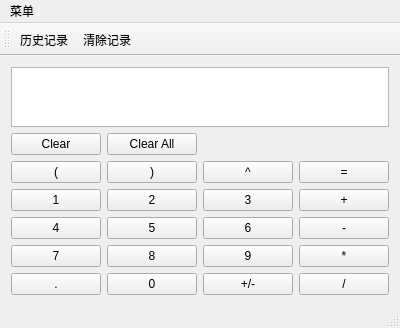
<?xml version="1.0" encoding="UTF-8"?>
<ui version="4.0">
 <class>MainWindow</class>
 <widget class="QMainWindow" name="MainWindow">
  <property name="geometry">
   <rect>
    <x>0</x>
    <y>0</y>
    <width>400</width>
    <height>328</height>
   </rect>
  </property>
  <property name="minimumSize">
   <size>
    <width>400</width>
    <height>300</height>
   </size>
  </property>
  <property name="maximumSize">
   <size>
    <width>400</width>
    <height>330</height>
   </size>
  </property>
  <property name="windowTitle">
   <string>计算器</string>
  </property>
  <widget class="QWidget" name="centralWidget">
   <layout class="QGridLayout" name="gridLayout">
    <item row="0" column="0" colspan="4">
     <widget class="QTextEdit" name="textEdit">
      <property name="readOnly">
       <bool>true</bool>
      </property>
     </widget>
    </item>
    <item row="1" column="0">
     <widget class="QPushButton" name="clearBtn">
      <property name="text">
       <string>Clear</string>
      </property>
     </widget>
    </item>
    <item row="1" column="1">
     <widget class="QPushButton" name="clearAllBtn">
      <property name="text">
       <string>Clear All</string>
      </property>
     </widget>
    </item>
    <item row="2" column="0">
     <widget class="QPushButton" name="leftBracketBtn">
      <property name="sizePolicy">
       <sizepolicy hsizetype="Minimum" vsizetype="Minimum">
        <horstretch>0</horstretch>
        <verstretch>0</verstretch>
       </sizepolicy>
      </property>
      <property name="text">
       <string>(</string>
      </property>
     </widget>
    </item>
    <item row="2" column="1">
     <widget class="QPushButton" name="rightBracketBtn">
      <property name="text">
       <string>)</string>
      </property>
     </widget>
    </item>
    <item row="2" column="2">
     <widget class="QPushButton" name="powBtn">
      <property name="text">
       <string>^</string>
      </property>
     </widget>
    </item>
    <item row="2" column="3">
     <widget class="QPushButton" name="equalBtn">
      <property name="sizePolicy">
       <sizepolicy hsizetype="Minimum" vsizetype="Minimum">
        <horstretch>0</horstretch>
        <verstretch>0</verstretch>
       </sizepolicy>
      </property>
      <property name="text">
       <string>=</string>
      </property>
     </widget>
    </item>
    <item row="3" column="0">
     <widget class="QPushButton" name="digitBtn1">
      <property name="sizePolicy">
       <sizepolicy hsizetype="Minimum" vsizetype="Minimum">
        <horstretch>0</horstretch>
        <verstretch>0</verstretch>
       </sizepolicy>
      </property>
      <property name="text">
       <string>1</string>
      </property>
     </widget>
    </item>
    <item row="3" column="1">
     <widget class="QPushButton" name="digitBtn2">
      <property name="text">
       <string>2</string>
      </property>
     </widget>
    </item>
    <item row="3" column="2">
     <widget class="QPushButton" name="digitBtn3">
      <property name="text">
       <string>3</string>
      </property>
     </widget>
    </item>
    <item row="3" column="3">
     <widget class="QPushButton" name="addBtn">
      <property name="text">
       <string>+</string>
      </property>
     </widget>
    </item>
    <item row="4" column="0">
     <widget class="QPushButton" name="digitBtn4">
      <property name="text">
       <string>4</string>
      </property>
     </widget>
    </item>
    <item row="4" column="1">
     <widget class="QPushButton" name="digitBtn5">
      <property name="text">
       <string>5</string>
      </property>
     </widget>
    </item>
    <item row="4" column="2">
     <widget class="QPushButton" name="digitBtn6">
      <property name="text">
       <string>6</string>
      </property>
     </widget>
    </item>
    <item row="4" column="3">
     <widget class="QPushButton" name="subtractionBtn">
      <property name="text">
       <string>-</string>
      </property>
     </widget>
    </item>
    <item row="5" column="0">
     <widget class="QPushButton" name="digitBtn7">
      <property name="text">
       <string>7</string>
      </property>
     </widget>
    </item>
    <item row="5" column="1">
     <widget class="QPushButton" name="digitBtn8">
      <property name="text">
       <string>8</string>
      </property>
     </widget>
    </item>
    <item row="5" column="2">
     <widget class="QPushButton" name="digitBtn9">
      <property name="text">
       <string>9</string>
      </property>
     </widget>
    </item>
    <item row="5" column="3">
     <widget class="QPushButton" name="multiplicationBtn">
      <property name="text">
       <string>*</string>
      </property>
     </widget>
    </item>
    <item row="6" column="0">
     <widget class="QPushButton" name="pointBtn">
      <property name="text">
       <string>.</string>
      </property>
     </widget>
    </item>
    <item row="6" column="1">
     <widget class="QPushButton" name="digitBtn0">
      <property name="text">
       <string>0</string>
      </property>
     </widget>
    </item>
    <item row="6" column="2">
     <widget class="QPushButton" name="signBtn">
      <property name="text">
       <string>+/-</string>
      </property>
     </widget>
    </item>
    <item row="6" column="3">
     <widget class="QPushButton" name="divisionBtn">
      <property name="text">
       <string>/</string>
      </property>
     </widget>
    </item>
   </layout>
  </widget>
  <widget class="QMenuBar" name="menuBar">
   <property name="geometry">
    <rect>
     <x>0</x>
     <y>0</y>
     <width>400</width>
     <height>23</height>
    </rect>
   </property>
   <widget class="QMenu" name="menu">
    <property name="title">
     <string>菜单</string>
    </property>
    <addaction name="action"/>
    <addaction name="action_2"/>
    <addaction name="action_3"/>
   </widget>
   <addaction name="menu"/>
  </widget>
  <widget class="QToolBar" name="mainToolBar">
   <property name="windowTitle">
    <string>计算器</string>
   </property>
   <attribute name="toolBarArea">
    <enum>TopToolBarArea</enum>
   </attribute>
   <attribute name="toolBarBreak">
    <bool>false</bool>
   </attribute>
   <addaction name="action_2"/>
   <addaction name="action_3"/>
  </widget>
  <widget class="QStatusBar" name="statusBar"/>
  <action name="action_3">
   <property name="text">
    <string>清除记录</string>
   </property>
  </action>
  <action name="action_2">
   <property name="text">
    <string>历史记录</string>
   </property>
  </action>
  <action name="action">
   <property name="text">
    <string>粘贴</string>
   </property>
   <property name="shortcut">
    <string>Ctrl+V</string>
   </property>
  </action>
 </widget>
 <layoutdefault spacing="6" margin="11"/>
 <resources/>
 <connections/>
</ui>
